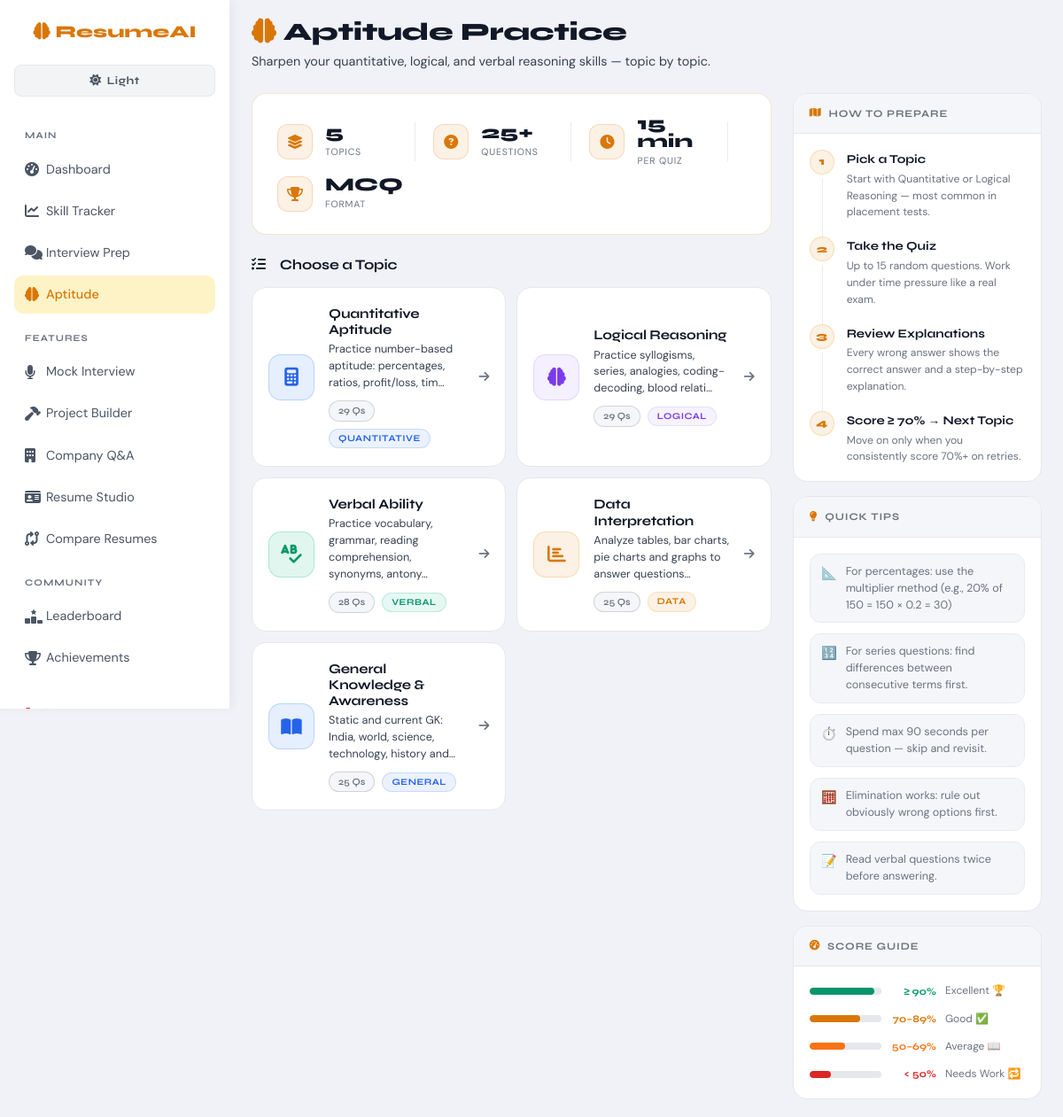
Page /aptitude/ (signed in) on the committed database.
### analyzer/models.py (models this page shows, shortened)
class AptitudeTopic(models.Model):
    name = models.CharField(max_length=200, unique=True)
    description = models.TextField(blank=True)

### analyzer/views.py (the view)
# urls.py: path('aptitude/', views.aptitude_prep, name='aptitude_prep'),
@login_required
def aptitude_prep(request):
    topics = AptitudeTopic.objects.annotate(q_count=Count('questions'))
    return render(request, 'aptitude_prep.html', {'topics': topics})

### templates/aptitude_prep.html (shortened to what this page needs)
{% extends 'base.html' %}
{% block content %}
<div class="page-header">
  <h1 class="page-title"><i class="fa-solid fa-brain me-2" style="color:var(--amber)"></i>Aptitude Practice</h1>
  <p class="page-subtitle">Sharpen your quantitative, logical, and verbal reasoning skills — topic by topic.</p>
</div>
<div class="row g-4">
  <div class="col-lg-8">
    <div class="apt-info-bar mb-4">
      <div class="apt-info-item">
        <i class="fa-solid fa-layer-group"></i>
        <div>
          <div class="apt-info-val">{{ topics|length }}</div>
          <div class="apt-info-label">Topics</div>
        </div>
      </div>
      <div class="apt-info-item">
        <i class="fa-solid fa-circle-question"></i>
        <div>
          <div class="apt-info-val">{% for t in topics %}{% if forloop.last %}{{ t.q_count }}+{% endif %}{% endfor %}</div>
          <div class="apt-info-label">Questions</div>
        </div>
      </div>
      <div class="apt-info-item">
        <i class="fa-solid fa-clock"></i>
        <div>
          <div class="apt-info-val">15 min</div>
          <div class="apt-info-label">Per Quiz</div>
        </div>
      </div>
      <div class="apt-info-item">
        <i class="fa-solid fa-trophy"></i>
        <div>
          <div class="apt-info-val">MCQ</div>
          <div class="apt-info-label">Format</div>
        </div>
      </div>
    </div>
    <h2 class="apt-section-title mb-3"><i class="fa-solid fa-list-check me-2"></i>Choose a Topic</h2>
    <div class="apt-topic-grid">
      {% for topic in topics %}
      {% if 'Quant' in topic.name or 'Math' in topic.name or 'Number' in topic.name or 'Arith' in topic.name %}
        {% with icon="fa-calculator" color="blue" %}
        <a href="{% url 'aptitude_topic' topic.pk %}" class="apt-topic-card apt-color-{{ color }}">
          <div class="apt-topic-icon apt-icon-{{ color }}"><i class="fa-solid {{ icon }}"></i></div>
          <div class="apt-topic-body">
            <h5 class="apt-topic-name">{{ topic.name }}</h5>
            <p class="apt-topic-desc">{{ topic.description|truncatechars:70 }}</p>
            <div class="apt-topic-footer">
              <span class="apt-q-pill">{{ topic.q_count }} Qs</span>
              <span class="apt-topic-tag apt-tag-blue">Quantitative</span>
            </div>
          </div>
          <i class="fa-solid fa-arrow-right apt-topic-arrow"></i>
        </a>
        {% endwith %}
      {% elif 'Logical' in topic.name or 'Reason' in topic.name or 'Pattern' in topic.name or 'Series' in topic.name %}
        {% with icon="fa-brain" color="purple" %}
        <a href="{% url 'aptitude_topic' topic.pk %}" class="apt-topic-card apt-color-{{ color }}">
          <div class="apt-topic-icon apt-icon-{{ color }}"><i class="fa-solid {{ icon }}"></i></div>
          <div class="apt-topic-body">
            <h5 class="apt-topic-name">{{ topic.name }}</h5>
            <p class="apt-topic-desc">{{ topic.description|truncatechars:70 }}</p>
            <div class="apt-topic-footer">
              <span class="apt-q-pill">{{ topic.q_count }} Qs</span>
              <span class="apt-topic-tag apt-tag-purple">Logical</span>
            </div>
          </div>
          <i class="fa-solid fa-arrow-right apt-topic-arrow"></i>
        </a>
        {% endwith %}
      {% elif 'Verbal' in topic.name or 'English' in topic.name or 'Grammar' in topic.name or 'Vocab' in topic.name or 'Reading' in topic.name %}
        {% with icon="fa-spell-check" color="green" %}
        <a href="{% url 'aptitude_topic' topic.pk %}" class="apt-topic-card apt-color-{{ color }}">
          <div class="apt-topic-icon apt-icon-{{ color }}"><i class="fa-solid {{ icon }}"></i></div>
          <div class="apt-topic-body">
            <h5 class="apt-topic-name">{{ topic.name }}</h5>
            <p class="apt-topic-desc">{{ topic.description|truncatechars:70 }}</p>
            <div class="apt-topic-footer">
              <span class="apt-q-pill">{{ topic.q_count }} Qs</span>
              <span class="apt-topic-tag apt-tag-green">Verbal</span>
            </div>
          </div>
          <i class="fa-solid fa-arrow-right apt-topic-arrow"></i>
        </a>
        {% endwith %}
      {% elif 'Data' in topic.name or 'Chart' in topic.name or 'Table' in topic.name or 'Graph' in topic.name %}
        {% with icon="fa-chart-bar" color="amber" %}
        <a href="{% url 'aptitude_topic' topic.pk %}" class="apt-topic-card apt-color-{{ color }}">
          <div class="apt-topic-icon apt-icon-{{ color }}"><i class="fa-solid {{ icon }}"></i></div>
          <div class="apt-topic-body">
            <h5 class="apt-topic-name">{{ topic.name }}</h5>
            <p class="apt-topic-desc">{{ topic.description|truncatechars:70 }}</p>
            <div class="apt-topic-footer">
              <span class="apt-q-pill">{{ topic.q_count }} Qs</span>
              <span class="apt-topic-tag apt-tag-amber">Data</span>
            </div>
          </div>
          <i class="fa-solid fa-arrow-right apt-topic-arrow"></i>
        </a>
        {% endwith %}
      {% else %}
        <a href="{% url 'aptitude_topic' topic.pk %}" class="apt-topic-card apt-color-blue">
          <div class="apt-topic-icon apt-icon-blue"><i class="fa-solid fa-book-open"></i></div>
          <div class="apt-topic-body">
            <h5 class="apt-topic-name">{{ topic.name }}</h5>
            <p class="apt-topic-desc">{{ topic.description|truncatechars:70 }}</p>
            <div class="apt-topic-footer">
              <span class="apt-q-pill">{{ topic.q_count }} Qs</span>
              <span class="apt-topic-tag apt-tag-blue">General</span>
            </div>
          </div>
          <i class="fa-solid fa-arrow-right apt-topic-arrow"></i>
        </a>
      {% endif %}
      {% empty %}
      <div class="apt-empty col-span-all">
        <i class="fa-solid fa-database"></i>
        <p>No aptitude topics yet.</p>
        <code>python manage.py import_aptitude_questions --generate</code>
      </div>
      {% endfor %}
    </div>
  </div>
  <div class="col-lg-4">
    <div class="apt-sidebar-card mb-3">
      <div class="apt-sidebar-header">
        <i class="fa-solid fa-map me-2" style="color:var(--amber)"></i>How to Prepare
      </div>
      <div class="apt-sidebar-body">
        <div class="apt-guide-step">
          <div class="apt-step-num">1</div>
          <div class="apt-step-body">
            <div class="apt-step-title">Pick a Topic</div>
            <div class="apt-step-text">Start with Quantitative or Logical Reasoning — most common in placement tests.</div>
          </div>
        </div>
        <div class="apt-guide-step">
          <div class="apt-step-num">2</div>
          <div class="apt-step-body">
            <div class="apt-step-title">Take the Quiz</div>
            <div class="apt-step-text">Up to 15 random questions. Work under time pressure like a real exam.</div>
          </div>
        </div>
        <div class="apt-guide-step">
          <div class="apt-step-num">3</div>
          <div class="apt-step-body">
            <div class="apt-step-title">Review Explanations</div>
            <div class="apt-step-text">Every wrong answer shows the correct answer and a step-by-step explanation.</div>
          </div>
        </div>
        <div class="apt-guide-step last">
          <div class="apt-step-num">4</div>
          <div class="apt-step-body">
            <div class="apt-step-title">Score ≥ 70% → Next Topic</div>
            <div class="apt-step-text">Move on only when you consistently score 70%+ on retries.</div>
          </div>
        </div>
      </div>
    </div>
    <div class="apt-sidebar-card mb-3">
      <div class="apt-sidebar-header">
        <i class="fa-solid fa-lightbulb me-2" style="color:var(--amber)"></i>Quick Tips
      </div>
      <div class="apt-sidebar-body apt-tips-list">
        <div class="apt-tip"><span class="apt-tip-emoji">📐</span><span>For percentages: use the multiplier method (e.g., 20% of 150 = 150 × 0.2 = 30)</span></div>
        <div class="apt-tip"><span class="apt-tip-emoji">🔢</span><span>For series questions: find differences between consecutive terms first.</span></div>
        <div class="apt-tip"><span class="apt-tip-emoji">⏱️</span><span>Spend max 90 seconds per question — skip and revisit.</span></div>
        <div class="apt-tip"><span class="apt-tip-emoji">🧮</span><span>Elimination works: rule out obviously wrong options first.</span></div>
        <div class="apt-tip"><span class="apt-tip-emoji">📝</span><span>Read verbal questions twice before answering.</span></div>
      </div>
    </div>
    <div class="apt-sidebar-card">
      <div class="apt-sidebar-header">
        <i class="fa-solid fa-gauge-high me-2" style="color:var(--amber)"></i>Score Guide
      </div>
      <div class="apt-sidebar-body">
        <div class="apt-score-guide-row">
          <div class="apt-score-bar-wrap">
            <div class="apt-score-fill" style="width:90%;background:var(--green)"></div>
          </div>
          <span class="apt-score-range" style="color:var(--green)">≥ 90%</span>
          <span class="apt-score-label">Excellent 🏆</span>
        </div>
        <div class="apt-score-guide-row">
          <div class="apt-score-bar-wrap">
            <div class="apt-score-fill" style="width:70%;background:var(--amber)"></div>
          </div>
          <span class="apt-score-range" style="color:var(--amber)">70–89%</span>
          <span class="apt-score-label">Good ✅</span>
        </div>
        <div class="apt-score-guide-row">
          <div class="apt-score-bar-wrap">
            <div class="apt-score-fill" style="width:50%;background:#f97316"></div>
          </div>
          <span class="apt-score-range" style="color:#f97316">50–69%</span>
          <span class="apt-score-label">Average 📖</span>
        </div>
        <div class="apt-score-guide-row">
          <div class="apt-score-bar-wrap">
            <div class="apt-score-fill" style="width:30%;background:var(--red)"></div>
          </div>
          <span class="apt-score-range" style="color:var(--red)">&lt; 50%</span>
          <span class="apt-score-label">Needs Work 🔁</span>
        </div>
      </div>
    </div>
  </div>
</div>
{% endblock %}

### rows in the picture
AptitudeTopic: q_count "25", name "General Knowledge & Awareness", description "Static and current GK: India, world, science, technology, history and…"
AptitudeTopic: name "Quantitative Aptitude", description "Practice number-based aptitude: percentages, ratios, profit/loss, tim…", q_count "29"
AptitudeTopic: name "Logical Reasoning", description "Practice syllogisms, series, analogies, coding-decoding, blood relati…", q_count "29"
AptitudeTopic: name "Verbal Ability", description "Practice vocabulary, grammar, reading comprehension, synonyms, antony…", q_count "28"
AptitudeTopic: name "Data Interpretation", description "Analyze tables, bar charts, pie charts and graphs to answer questions…", q_count "25"

### other values in the picture
{{ topics|length }} "5"
